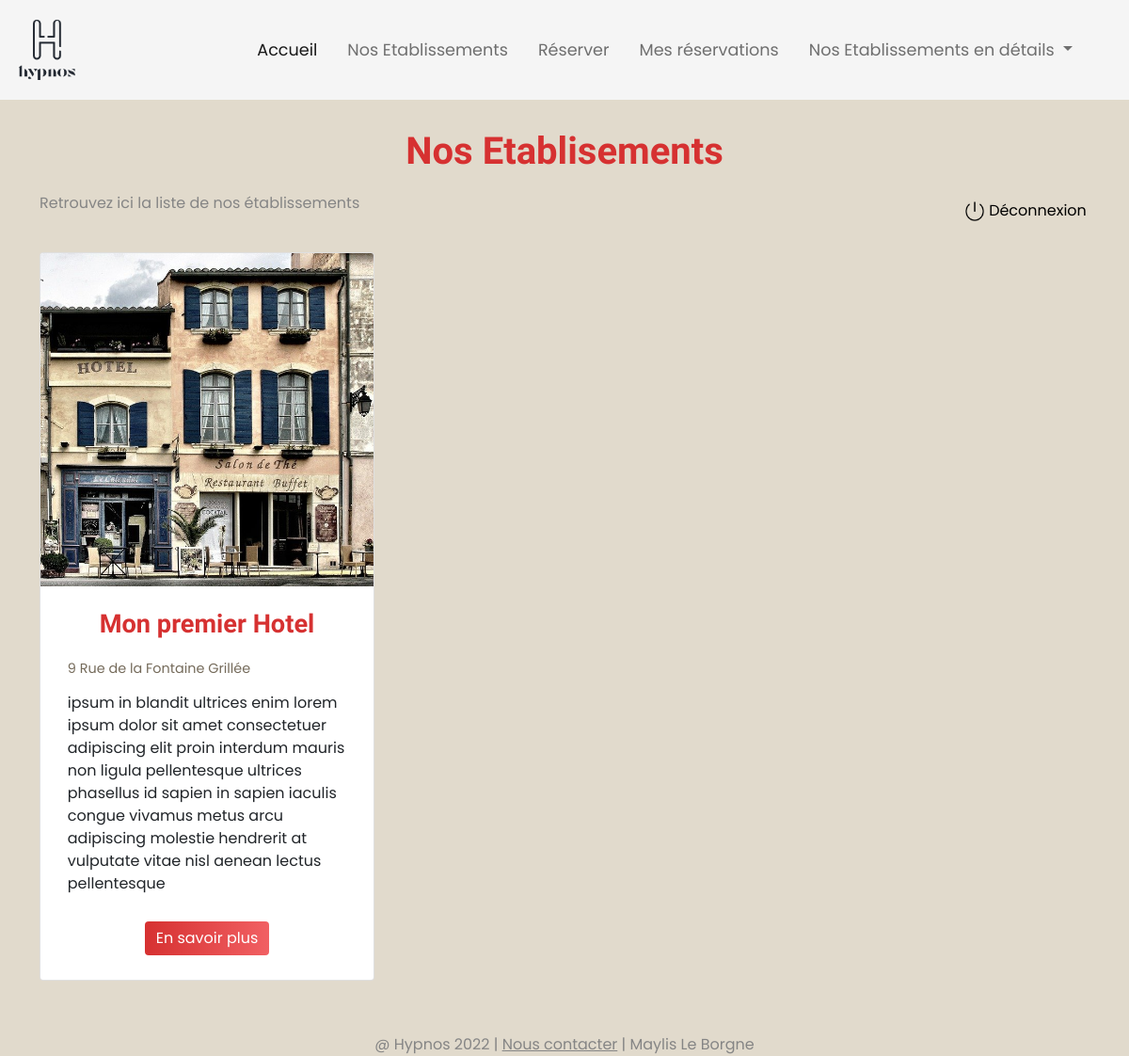
The page /hotels on the database as committed earlier.
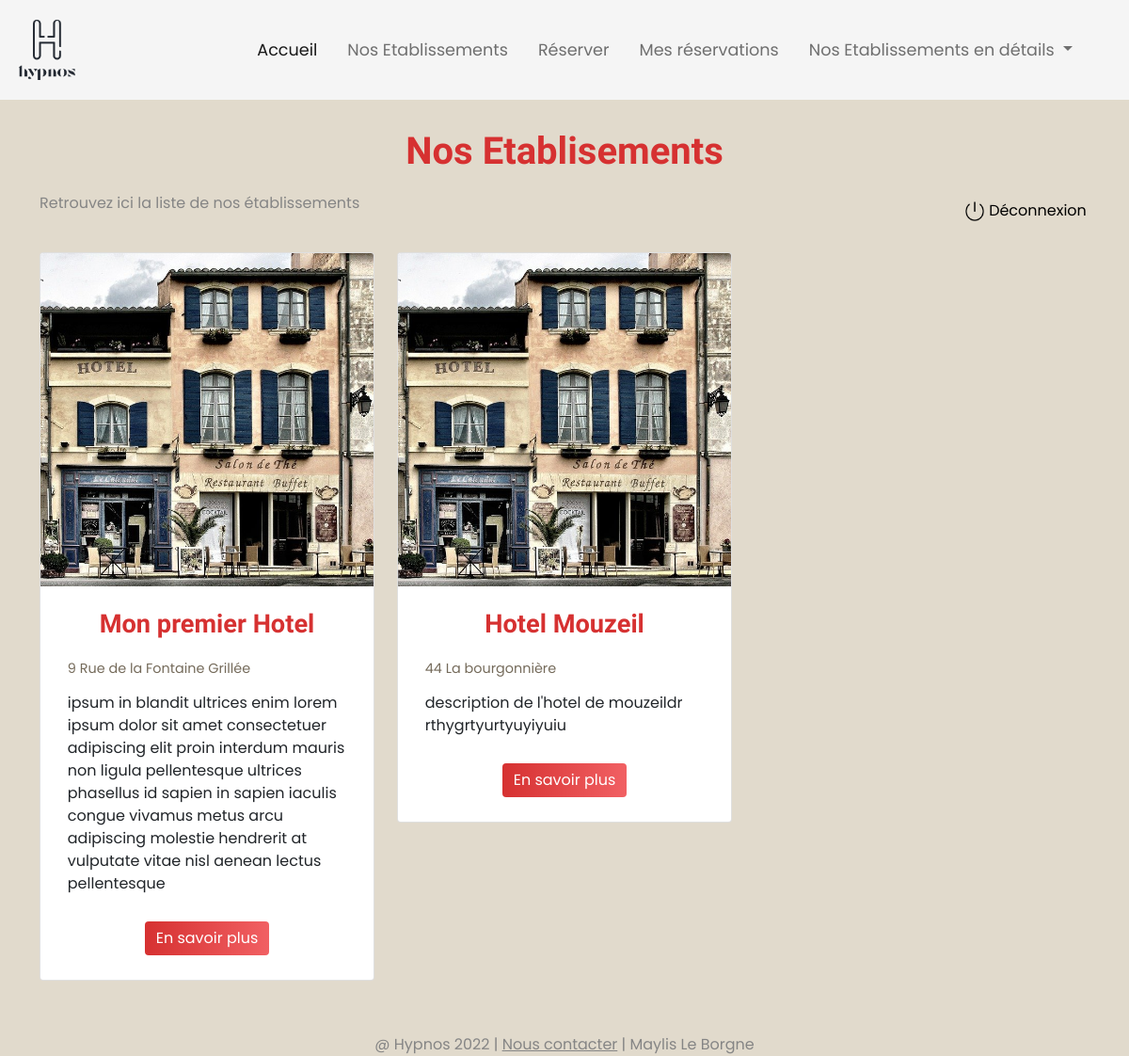
The same page on the database as committed later.
### app.py (models this page shows)
class Hotel(db_wrapper.Model):
    name = CharField()
    address = CharField()
    city = CharField()
    description = CharField()

### route/index.py (the view)
@index_api.route("/hotels")
def hotel_list():
    hotels = Hotel.select()
    return render_template("hotel_list.html", hotels=hotels)

### templates/hotel_list.html (shortened to what this page needs)
{% extends "navbar.html" %}
{% block content %}
<div class="container">
    <h1>Nos Etablisements</h1>
    <div class="row mb-4">
        <div class="col-md-6">
            <p class="explication">Retrouvez ici la liste de nos établissements</p>
        </div>
        <div class="col-md-6 d-flex justify-content-end align-items-center"><a class="logout_link"
                href="{{ url_for('login_api.logout') }}"><img class="logout"
                    src="/static/img/logout.png">Déconnexion</a></div>
    </div>
    <div class="row">
        {% for hotel in hotels %}
        <div class="col-lg-4 col-md-12">
            <div class="card mb-5">
                <img class="card-img-top" src="/static/img/hotel.jpg" alt="photo de l'hotel">
                <div class="card-body">
                    <h4 class="card-title">{{ hotel.name }}</h4>
                    <p class="card-subtitle">{{ hotel.address }}</p>
                    <p class="card-text"> {{ hotel.description }}</p>
                    <div class="col-md-12 text-center">
                        <form action="/hotels/hotel" method="get">
                            <button type="submit" formmethod="get" class="btn button">En savoir plus</button>
                        </form>
                    </div>
                </div>
            </div>
        </div>
        {% endfor %}
    </div>
</div>
{% endblock %}

### templates/navbar.html (shortened to what this page needs)
{% extends "footer.html" %}
{% block navbar %}
<nav class="navbar navbar-expand-lg navbar-light">
    <div class="container-fluid">
        <a href="/"><img class="navbar-brand" src="/static/img/logo.png" /></a>
        <div class="collapse navbar-collapse" id="navbarNavDropdown">
            <ul class="navbar-nav text-center">
                <li class="nav-item">
                    <a class="nav-link active" aria-current="page" href="{{ url_for('index_api.index') }}">Accueil</a>
                </li>
                <li class="nav-item">
                    <a class="nav-link" href="{{ url_for('index_api.hotel_list') }}">Nos Etablissements</a>
                </li>
                <li class="nav-item">
                    <a class="nav-link" href="{{ url_for('reservation_api.reservation') }}">Réserver</a>
                </li>
                <li class="nav-item">
                    <a class="nav-link" href="{{ url_for('history_api.customer_reservations') }}">Mes réservations</a>
                </li>
                <li class="nav-item dropdown">
                    <a class="nav-link dropdown-toggle" href="#" id="navbarDropdownMenuLink" role="button"
                        data-bs-toggle="dropdown" aria-expanded="false">
                        Nos Etablissements en détails
                    </a>
                </li>
            </ul>
        </div>
    </div>
</nav>
{% endblock %}

### templates/footer.html
{% extends "layout.html" %}
{% block footer %}
<footer class="footer d-flex p-2 mb-3">
    <p class="footer_text text-center">@ Hypnos 2022 | <a class="footer_link" href="/contact"> Nous contacter</a> |
        Maylis Le Borgne
    </p>
</footer>
{% endblock %}

### templates/layout.html (shortened to what this page needs)
<!DOCTYPE html>
<html lang="fr">
<head>
    {% block head %}
    <link href="/static/css/bootstrap.min.css" rel="stylesheet" type="text/css">
    <link href="/static/css/style.css" rel="stylesheet" type="text/css">
    {% endblock %}
</head>
<body>
    {% block navbar %}{% endblock %}
    {% block content %}{% endblock %}
    {% block footer %}{% endblock %}
</body>
</html>

### static/css/style.css (style rules this page uses)
* { font-family: 'Poppins', sans-serif; }
html { display: block; margin: 0; padding: 0; height: 100vh; }
.container { display: flex; flex-direction: column; }
.footer { height: 30px; flex-shrink: 0; }
.card-img-top { width: auto; height: auto; }
body { background-color: #E1DACC; }
h1 { color: #d63131; text-align: center; font-family: 'Dancing Script'; font-weight: 700; margin: 1.3rem; padding-top: 0.6rem; margin-bottom: 1.2rem; }
.logout { width: 25px; padding-right: 0.3rem; }
.logout_link, .logout_link:hover { color: black; text-decoration: none; padding: 0.2rem; }
.explication { color: rgb(133, 133, 133); }
.navbar { background-color: #f5f5f5; }
.navbar-brand { width: 5vw; margin: 0.5rem; }
#navbarNavDropdown { justify-content: flex-end; padding-right: 2rem; }
.navbar-nav li { padding: 0.5em; }
.nav-link { font-size: 1.1rem; color: #756b5b; }
.card-title, #no_reservation { color: #d63131; font-family: 'Dancing Script'; font-size: 1.7em; font-weight: 600; text-align: center; margin: 0.5rem; }
.card-subtitle { color: #756b5b; font-size: .9em; margin: 0.8rem; padding-top: 0.5rem; }
.card-text, .card-price { font-size: 1rem; margin: .8rem; margin-bottom: 1.2rem; }
.button { margin: .6rem; background: linear-gradient(0.25turn, #d63131, #f16063); border: none; color: white; }
.footer { justify-content: center; width: 100%; color: rgb(133, 133, 133); }
.footer_link, .create_account:hover { color: rgb(133, 133, 133); }

Rows that differ between the two databases and show on the page:
added Hotel: name "Hotel Mouzeil", address "44 La bourgonnière", description "description de l'hotel de mouzeildr rthygrtyurtyuyiyuiu"
